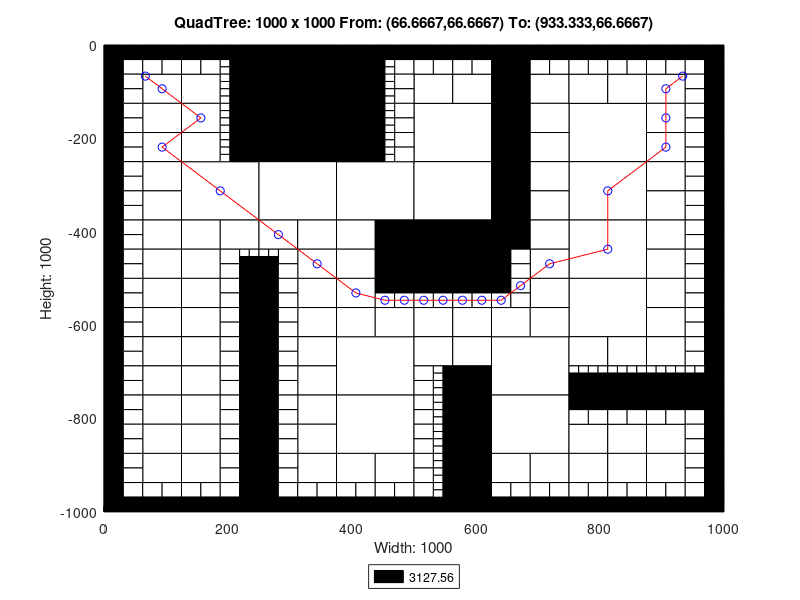

Here is the MATLAB script that generated this plot:
axis([0 1000 -1000 0]);
title('QuadTree: 1000 x 1000 From: (66.6667,66.6667) To: (933.333,66.6667)');
xlabel('Width: 1000');
ylabel('Height: 1000');
rectangle('Position',[250 -125 125 125], 'FaceColor',[0 0 0]);
rectangle('Position',[250 -250 125 125], 'FaceColor',[0 0 0]);
rectangle('Position',[125 -375 125 125], 'FaceColor',[1 1 1]);
rectangle('Position',[250 -375 125 125], 'FaceColor',[1 1 1]);
rectangle('Position',[375 -375 125 125], 'FaceColor',[1 1 1]);
rectangle('Position',[500 -250 125 125], 'FaceColor',[1 1 1]);
rectangle('Position',[750 -250 125 125], 'FaceColor',[1 1 1]);
rectangle('Position',[500 -375 125 125], 'FaceColor',[1 1 1]);
rectangle('Position',[500 -500 125 125], 'FaceColor',[0 0 0]);
rectangle('Position',[750 -375 125 125], 'FaceColor',[1 1 1]);
rectangle('Position',[750 -500 125 125], 'FaceColor',[1 1 1]);
rectangle('Position',[375 -750 125 125], 'FaceColor',[1 1 1]);
rectangle('Position',[375 -875 125 125], 'FaceColor',[1 1 1]);
rectangle('Position',[625 -750 125 125], 'FaceColor',[1 1 1]);
rectangle('Position',[750 -625 125 125], 'FaceColor',[1 1 1]);
rectangle('Position',[625 -875 125 125], 'FaceColor',[1 1 1]);
rectangle('Position',[62.5 -125 62.5 62.5], 'FaceColor',[1 1 1]);
rectangle('Position',[125 -125 62.5 62.5], 'FaceColor',[1 1 1]);
rectangle('Position',[62.5 -187.5 62.5 62.5], 'FaceColor',[1 1 1]);
rectangle('Position',[62.5 -250 62.5 62.5], 'FaceColor',[1 1 1]);
rectangle('Position',[125 -187.5 62.5 62.5], 'FaceColor',[1 1 1]);
rectangle('Position',[125 -250 62.5 62.5], 'FaceColor',[1 1 1]);
rectangle('Position',[375 -62.5 62.5 62.5], 'FaceColor',[0 0 0]);
rectangle('Position',[375 -125 62.5 62.5], 'FaceColor',[0 0 0]);
rectangle('Position',[375 -187.5 62.5 62.5], 'FaceColor',[0 0 0]);
rectangle('Position',[375 -250 62.5 62.5], 'FaceColor',[0 0 0]);
rectangle('Position',[62.5 -312.5 62.5 62.5], 'FaceColor',[1 1 1]);
rectangle('Position',[62.5 -375 62.5 62.5], 'FaceColor',[1 1 1]);
rectangle('Position',[62.5 -437.5 62.5 62.5], 'FaceColor',[1 1 1]);
rectangle('Position',[62.5 -500 62.5 62.5], 'FaceColor',[1 1 1]);
rectangle('Position',[125 -437.5 62.5 62.5], 'FaceColor',[1 1 1]);
rectangle('Position',[187.5 -437.5 62.5 62.5], 'FaceColor',[1 1 1]);
rectangle('Position',[125 -500 62.5 62.5], 'FaceColor',[1 1 1]);
rectangle('Position',[250 -437.5 62.5 62.5], 'FaceColor',[1 1 1]);
rectangle('Position',[312.5 -437.5 62.5 62.5], 'FaceColor',[1 1 1]);
rectangle('Position',[312.5 -500 62.5 62.5], 'FaceColor',[1 1 1]);
rectangle('Position',[375 -437.5 62.5 62.5], 'FaceColor',[1 1 1]);
rectangle('Position',[437.5 -437.5 62.5 62.5], 'FaceColor',[0 0 0]);
rectangle('Position',[375 -500 62.5 62.5], 'FaceColor',[1 1 1]);
rectangle('Position',[437.5 -500 62.5 62.5], 'FaceColor',[0 0 0]);
rectangle('Position',[500 -125 62.5 62.5], 'FaceColor',[1 1 1]);
rectangle('Position',[562.5 -125 62.5 62.5], 'FaceColor',[1 1 1]);
rectangle('Position',[625 -62.5 62.5 62.5], 'FaceColor',[0 0 0]);
rectangle('Position',[625 -125 62.5 62.5], 'FaceColor',[0 0 0]);
rectangle('Position',[687.5 -125 62.5 62.5], 'FaceColor',[1 1 1]);
rectangle('Position',[625 -187.5 62.5 62.5], 'FaceColor',[0 0 0]);
rectangle('Position',[687.5 -187.5 62.5 62.5], 'FaceColor',[1 1 1]);
rectangle('Position',[625 -250 62.5 62.5], 'FaceColor',[0 0 0]);
rectangle('Position',[687.5 -250 62.5 62.5], 'FaceColor',[1 1 1]);
rectangle('Position',[750 -125 62.5 62.5], 'FaceColor',[1 1 1]);
rectangle('Position',[812.5 -125 62.5 62.5], 'FaceColor',[1 1 1]);
rectangle('Position',[875 -125 62.5 62.5], 'FaceColor',[1 1 1]);
rectangle('Position',[875 -187.5 62.5 62.5], 'FaceColor',[1 1 1]);
rectangle('Position',[875 -250 62.5 62.5], 'FaceColor',[1 1 1]);
rectangle('Position',[625 -312.5 62.5 62.5], 'FaceColor',[0 0 0]);
rectangle('Position',[687.5 -312.5 62.5 62.5], 'FaceColor',[1 1 1]);
rectangle('Position',[625 -375 62.5 62.5], 'FaceColor',[0 0 0]);
rectangle('Position',[687.5 -375 62.5 62.5], 'FaceColor',[1 1 1]);
rectangle('Position',[625 -437.5 62.5 62.5], 'FaceColor',[0 0 0]);
rectangle('Position',[687.5 -437.5 62.5 62.5], 'FaceColor',[1 1 1]);
rectangle('Position',[687.5 -500 62.5 62.5], 'FaceColor',[1 1 1]);
rectangle('Position',[875 -312.5 62.5 62.5], 'FaceColor',[1 1 1]);
rectangle('Position',[875 -375 62.5 62.5], 'FaceColor',[1 1 1]);
rectangle('Position',[875 -437.5 62.5 62.5], 'FaceColor',[1 1 1]);
rectangle('Position',[875 -500 62.5 62.5], 'FaceColor',[1 1 1]);
rectangle('Position',[62.5 -562.5 62.5 62.5], 'FaceColor',[1 1 1]);
rectangle('Position',[62.5 -625 62.5 62.5], 'FaceColor',[1 1 1]);
rectangle('Position',[125 -562.5 62.5 62.5], 'FaceColor',[1 1 1]);
rectangle('Position',[125 -625 62.5 62.5], 'FaceColor',[1 1 1]);
rectangle('Position',[62.5 -687.5 62.5 62.5], 'FaceColor',[1 1 1]);
rectangle('Position',[62.5 -750 62.5 62.5], 'FaceColor',[1 1 1]);
rectangle('Position',[125 -687.5 62.5 62.5], 'FaceColor',[1 1 1]);
rectangle('Position',[125 -750 62.5 62.5], 'FaceColor',[1 1 1]);
rectangle('Position',[312.5 -562.5 62.5 62.5], 'FaceColor',[1 1 1]);
rectangle('Position',[312.5 -625 62.5 62.5], 'FaceColor',[1 1 1]);
rectangle('Position',[375 -562.5 62.5 62.5], 'FaceColor',[1 1 1]);
rectangle('Position',[375 -625 62.5 62.5], 'FaceColor',[1 1 1]);
rectangle('Position',[437.5 -625 62.5 62.5], 'FaceColor',[1 1 1]);
rectangle('Position',[312.5 -687.5 62.5 62.5], 'FaceColor',[1 1 1]);
rectangle('Position',[312.5 -750 62.5 62.5], 'FaceColor',[1 1 1]);
rectangle('Position',[62.5 -812.5 62.5 62.5], 'FaceColor',[1 1 1]);
rectangle('Position',[62.5 -875 62.5 62.5], 'FaceColor',[1 1 1]);
rectangle('Position',[125 -812.5 62.5 62.5], 'FaceColor',[1 1 1]);
rectangle('Position',[125 -875 62.5 62.5], 'FaceColor',[1 1 1]);
rectangle('Position',[62.5 -937.5 62.5 62.5], 'FaceColor',[1 1 1]);
rectangle('Position',[125 -937.5 62.5 62.5], 'FaceColor',[1 1 1]);
rectangle('Position',[312.5 -812.5 62.5 62.5], 'FaceColor',[1 1 1]);
rectangle('Position',[312.5 -875 62.5 62.5], 'FaceColor',[1 1 1]);
rectangle('Position',[312.5 -937.5 62.5 62.5], 'FaceColor',[1 1 1]);
rectangle('Position',[375 -937.5 62.5 62.5], 'FaceColor',[1 1 1]);
rectangle('Position',[437.5 -937.5 62.5 62.5], 'FaceColor',[1 1 1]);
rectangle('Position',[500 -625 62.5 62.5], 'FaceColor',[1 1 1]);
rectangle('Position',[562.5 -625 62.5 62.5], 'FaceColor',[1 1 1]);
rectangle('Position',[687.5 -562.5 62.5 62.5], 'FaceColor',[1 1 1]);
rectangle('Position',[625 -625 62.5 62.5], 'FaceColor',[1 1 1]);
rectangle('Position',[687.5 -625 62.5 62.5], 'FaceColor',[1 1 1]);
rectangle('Position',[500 -687.5 62.5 62.5], 'FaceColor',[1 1 1]);
rectangle('Position',[562.5 -687.5 62.5 62.5], 'FaceColor',[1 1 1]);
rectangle('Position',[562.5 -750 62.5 62.5], 'FaceColor',[0 0 0]);
rectangle('Position',[875 -562.5 62.5 62.5], 'FaceColor',[1 1 1]);
rectangle('Position',[875 -625 62.5 62.5], 'FaceColor',[1 1 1]);
rectangle('Position',[750 -687.5 62.5 62.5], 'FaceColor',[1 1 1]);
rectangle('Position',[812.5 -687.5 62.5 62.5], 'FaceColor',[1 1 1]);
rectangle('Position',[875 -687.5 62.5 62.5], 'FaceColor',[1 1 1]);
rectangle('Position',[562.5 -812.5 62.5 62.5], 'FaceColor',[0 0 0]);
rectangle('Position',[562.5 -875 62.5 62.5], 'FaceColor',[0 0 0]);
rectangle('Position',[562.5 -937.5 62.5 62.5], 'FaceColor',[0 0 0]);
rectangle('Position',[562.5 -1000 62.5 62.5], 'FaceColor',[0 0 0]);
rectangle('Position',[625 -937.5 62.5 62.5], 'FaceColor',[1 1 1]);
rectangle('Position',[687.5 -937.5 62.5 62.5], 'FaceColor',[1 1 1]);
rectangle('Position',[750 -875 62.5 62.5], 'FaceColor',[1 1 1]);
rectangle('Position',[812.5 -875 62.5 62.5], 'FaceColor',[1 1 1]);
rectangle('Position',[875 -875 62.5 62.5], 'FaceColor',[1 1 1]);
rectangle('Position',[750 -937.5 62.5 62.5], 'FaceColor',[1 1 1]);
rectangle('Position',[812.5 -937.5 62.5 62.5], 'FaceColor',[1 1 1]);
rectangle('Position',[875 -937.5 62.5 62.5], 'FaceColor',[1 1 1]);
rectangle('Position',[0 -31.25 31.25 31.25], 'FaceColor',[0 0 0]);
rectangle('Position',[31.25 -31.25 31.25 31.25], 'FaceColor',[0 0 0]);
rectangle('Position',[0 -62.5 31.25 31.25], 'FaceColor',[0 0 0]);
rectangle('Position',[31.25 -62.5 31.25 31.25], 'FaceColor',[1 1 1]);
rectangle('Position',[62.5 -31.25 31.25 31.25], 'FaceColor',[0 0 0]);
rectangle('Position',[93.75 -31.25 31.25 31.25], 'FaceColor',[0 0 0]);
rectangle('Position',[62.5 -62.5 31.25 31.25], 'FaceColor',[1 1 1]);
rectangle('Position',[93.75 -62.5 31.25 31.25], 'FaceColor',[1 1 1]);
rectangle('Position',[0 -93.75 31.25 31.25], 'FaceColor',[0 0 0]);
rectangle('Position',[31.25 -93.75 31.25 31.25], 'FaceColor',[1 1 1]);
rectangle('Position',[0 -125 31.25 31.25], 'FaceColor',[0 0 0]);
rectangle('Position',[31.25 -125 31.25 31.25], 'FaceColor',[1 1 1]);
rectangle('Position',[125 -31.25 31.25 31.25], 'FaceColor',[0 0 0]);
rectangle('Position',[156.25 -31.25 31.25 31.25], 'FaceColor',[0 0 0]);
rectangle('Position',[125 -62.5 31.25 31.25], 'FaceColor',[1 1 1]);
rectangle('Position',[156.25 -62.5 31.25 31.25], 'FaceColor',[1 1 1]);
rectangle('Position',[187.5 -31.25 31.25 31.25], 'FaceColor',[0 0 0]);
rectangle('Position',[218.75 -31.25 31.25 31.25], 'FaceColor',[0 0 0]);
rectangle('Position',[218.75 -62.5 31.25 31.25], 'FaceColor',[0 0 0]);
rectangle('Position',[218.75 -93.75 31.25 31.25], 'FaceColor',[0 0 0]);
rectangle('Position',[218.75 -125 31.25 31.25], 'FaceColor',[0 0 0]);
rectangle('Position',[0 -156.25 31.25 31.25], 'FaceColor',[0 0 0]);
rectangle('Position',[31.25 -156.25 31.25 31.25], 'FaceColor',[1 1 1]);
rectangle('Position',[0 -187.5 31.25 31.25], 'FaceColor',[0 0 0]);
rectangle('Position',[31.25 -187.5 31.25 31.25], 'FaceColor',[1 1 1]);
rectangle('Position',[0 -218.75 31.25 31.25], 'FaceColor',[0 0 0]);
rectangle('Position',[31.25 -218.75 31.25 31.25], 'FaceColor',[1 1 1]);
rectangle('Position',[0 -250 31.25 31.25], 'FaceColor',[0 0 0]);
rectangle('Position',[31.25 -250 31.25 31.25], 'FaceColor',[1 1 1]);
rectangle('Position',[218.75 -156.25 31.25 31.25], 'FaceColor',[0 0 0]);
rectangle('Position',[218.75 -187.5 31.25 31.25], 'FaceColor',[0 0 0]);
rectangle('Position',[218.75 -218.75 31.25 31.25], 'FaceColor',[0 0 0]);
rectangle('Position',[218.75 -250 31.25 31.25], 'FaceColor',[0 0 0]);
rectangle('Position',[437.5 -31.25 31.25 31.25], 'FaceColor',[0 0 0]);
rectangle('Position',[468.75 -31.25 31.25 31.25], 'FaceColor',[0 0 0]);
rectangle('Position',[468.75 -62.5 31.25 31.25], 'FaceColor',[1 1 1]);
rectangle('Position',[468.75 -93.75 31.25 31.25], 'FaceColor',[1 1 1]);
rectangle('Position',[468.75 -125 31.25 31.25], 'FaceColor',[1 1 1]);
rectangle('Position',[468.75 -156.25 31.25 31.25], 'FaceColor',[1 1 1]);
rectangle('Position',[468.75 -187.5 31.25 31.25], 'FaceColor',[1 1 1]);
rectangle('Position',[468.75 -218.75 31.25 31.25], 'FaceColor',[1 1 1]);
rectangle('Position',[468.75 -250 31.25 31.25], 'FaceColor',[1 1 1]);
rectangle('Position',[0 -281.25 31.25 31.25], 'FaceColor',[0 0 0]);
rectangle('Position',[31.25 -281.25 31.25 31.25], 'FaceColor',[1 1 1]);
rectangle('Position',[0 -312.5 31.25 31.25], 'FaceColor',[0 0 0]);
rectangle('Position',[31.25 -312.5 31.25 31.25], 'FaceColor',[1 1 1]);
rectangle('Position',[0 -343.75 31.25 31.25], 'FaceColor',[0 0 0]);
rectangle('Position',[31.25 -343.75 31.25 31.25], 'FaceColor',[1 1 1]);
rectangle('Position',[0 -375 31.25 31.25], 'FaceColor',[0 0 0]);
rectangle('Position',[31.25 -375 31.25 31.25], 'FaceColor',[1 1 1]);
rectangle('Position',[0 -406.25 31.25 31.25], 'FaceColor',[0 0 0]);
rectangle('Position',[31.25 -406.25 31.25 31.25], 'FaceColor',[1 1 1]);
rectangle('Position',[0 -437.5 31.25 31.25], 'FaceColor',[0 0 0]);
rectangle('Position',[31.25 -437.5 31.25 31.25], 'FaceColor',[1 1 1]);
rectangle('Position',[0 -468.75 31.25 31.25], 'FaceColor',[0 0 0]);
rectangle('Position',[31.25 -468.75 31.25 31.25], 'FaceColor',[1 1 1]);
rectangle('Position',[0 -500 31.25 31.25], 'FaceColor',[0 0 0]);
rectangle('Position',[31.25 -500 31.25 31.25], 'FaceColor',[1 1 1]);
rectangle('Position',[187.5 -468.75 31.25 31.25], 'FaceColor',[1 1 1]);
rectangle('Position',[187.5 -500 31.25 31.25], 'FaceColor',[1 1 1]);
rectangle('Position',[218.75 -500 31.25 31.25], 'FaceColor',[0 0 0]);
rectangle('Position',[281.25 -468.75 31.25 31.25], 'FaceColor',[1 1 1]);
rectangle('Position',[250 -500 31.25 31.25], 'FaceColor',[0 0 0]);
rectangle('Position',[281.25 -500 31.25 31.25], 'FaceColor',[1 1 1]);
rectangle('Position',[500 -31.25 31.25 31.25], 'FaceColor',[0 0 0]);
rectangle('Position',[531.25 -31.25 31.25 31.25], 'FaceColor',[0 0 0]);
rectangle('Position',[500 -62.5 31.25 31.25], 'FaceColor',[1 1 1]);
rectangle('Position',[531.25 -62.5 31.25 31.25], 'FaceColor',[1 1 1]);
rectangle('Position',[562.5 -31.25 31.25 31.25], 'FaceColor',[0 0 0]);
rectangle('Position',[593.75 -31.25 31.25 31.25], 'FaceColor',[0 0 0]);
rectangle('Position',[562.5 -62.5 31.25 31.25], 'FaceColor',[1 1 1]);
rectangle('Position',[593.75 -62.5 31.25 31.25], 'FaceColor',[1 1 1]);
rectangle('Position',[687.5 -31.25 31.25 31.25], 'FaceColor',[0 0 0]);
rectangle('Position',[718.75 -31.25 31.25 31.25], 'FaceColor',[0 0 0]);
rectangle('Position',[687.5 -62.5 31.25 31.25], 'FaceColor',[1 1 1]);
rectangle('Position',[718.75 -62.5 31.25 31.25], 'FaceColor',[1 1 1]);
rectangle('Position',[750 -31.25 31.25 31.25], 'FaceColor',[0 0 0]);
rectangle('Position',[781.25 -31.25 31.25 31.25], 'FaceColor',[0 0 0]);
rectangle('Position',[750 -62.5 31.25 31.25], 'FaceColor',[1 1 1]);
rectangle('Position',[781.25 -62.5 31.25 31.25], 'FaceColor',[1 1 1]);
rectangle('Position',[812.5 -31.25 31.25 31.25], 'FaceColor',[0 0 0]);
rectangle('Position',[843.75 -31.25 31.25 31.25], 'FaceColor',[0 0 0]);
rectangle('Position',[812.5 -62.5 31.25 31.25], 'FaceColor',[1 1 1]);
rectangle('Position',[843.75 -62.5 31.25 31.25], 'FaceColor',[1 1 1]);
rectangle('Position',[875 -31.25 31.25 31.25], 'FaceColor',[0 0 0]);
rectangle('Position',[906.25 -31.25 31.25 31.25], 'FaceColor',[0 0 0]);
rectangle('Position',[875 -62.5 31.25 31.25], 'FaceColor',[1 1 1]);
rectangle('Position',[906.25 -62.5 31.25 31.25], 'FaceColor',[1 1 1]);
rectangle('Position',[937.5 -31.25 31.25 31.25], 'FaceColor',[0 0 0]);
rectangle('Position',[968.75 -31.25 31.25 31.25], 'FaceColor',[0 0 0]);
rectangle('Position',[937.5 -62.5 31.25 31.25], 'FaceColor',[1 1 1]);
rectangle('Position',[968.75 -62.5 31.25 31.25], 'FaceColor',[0 0 0]);
rectangle('Position',[937.5 -93.75 31.25 31.25], 'FaceColor',[1 1 1]);
rectangle('Position',[968.75 -93.75 31.25 31.25], 'FaceColor',[0 0 0]);
rectangle('Position',[937.5 -125 31.25 31.25], 'FaceColor',[1 1 1]);
rectangle('Position',[968.75 -125 31.25 31.25], 'FaceColor',[0 0 0]);
rectangle('Position',[937.5 -156.25 31.25 31.25], 'FaceColor',[1 1 1]);
rectangle('Position',[968.75 -156.25 31.25 31.25], 'FaceColor',[0 0 0]);
rectangle('Position',[937.5 -187.5 31.25 31.25], 'FaceColor',[1 1 1]);
rectangle('Position',[968.75 -187.5 31.25 31.25], 'FaceColor',[0 0 0]);
rectangle('Position',[937.5 -218.75 31.25 31.25], 'FaceColor',[1 1 1]);
rectangle('Position',[968.75 -218.75 31.25 31.25], 'FaceColor',[0 0 0]);
rectangle('Position',[937.5 -250 31.25 31.25], 'FaceColor',[1 1 1]);
rectangle('Position',[968.75 -250 31.25 31.25], 'FaceColor',[0 0 0]);
rectangle('Position',[625 -468.75 31.25 31.25], 'FaceColor',[0 0 0]);
rectangle('Position',[656.25 -468.75 31.25 31.25], 'FaceColor',[1 1 1]);
rectangle('Position',[625 -500 31.25 31.25], 'FaceColor',[0 0 0]);
rectangle('Position',[656.25 -500 31.25 31.25], 'FaceColor',[1 1 1]);
rectangle('Position',[937.5 -281.25 31.25 31.25], 'FaceColor',[1 1 1]);
rectangle('Position',[968.75 -281.25 31.25 31.25], 'FaceColor',[0 0 0]);
rectangle('Position',[937.5 -312.5 31.25 31.25], 'FaceColor',[1 1 1]);
rectangle('Position',[968.75 -312.5 31.25 31.25], 'FaceColor',[0 0 0]);
rectangle('Position',[937.5 -343.75 31.25 31.25], 'FaceColor',[1 1 1]);
rectangle('Position',[968.75 -343.75 31.25 31.25], 'FaceColor',[0 0 0]);
rectangle('Position',[937.5 -375 31.25 31.25], 'FaceColor',[1 1 1]);
rectangle('Position',[968.75 -375 31.25 31.25], 'FaceColor',[0 0 0]);
rectangle('Position',[937.5 -406.25 31.25 31.25], 'FaceColor',[1 1 1]);
rectangle('Position',[968.75 -406.25 31.25 31.25], 'FaceColor',[0 0 0]);
rectangle('Position',[937.5 -437.5 31.25 31.25], 'FaceColor',[1 1 1]);
rectangle('Position',[968.75 -437.5 31.25 31.25], 'FaceColor',[0 0 0]);
rectangle('Position',[937.5 -468.75 31.25 31.25], 'FaceColor',[1 1 1]);
rectangle('Position',[968.75 -468.75 31.25 31.25], 'FaceColor',[0 0 0]);
rectangle('Position',[937.5 -500 31.25 31.25], 'FaceColor',[1 1 1]);
rectangle('Position',[968.75 -500 31.25 31.25], 'FaceColor',[0 0 0]);
rectangle('Position',[0 -531.25 31.25 31.25], 'FaceColor',[0 0 0]);
rectangle('Position',[31.25 -531.25 31.25 31.25], 'FaceColor',[1 1 1]);
rectangle('Position',[0 -562.5 31.25 31.25], 'FaceColor',[0 0 0]);
rectangle('Position',[31.25 -562.5 31.25 31.25], 'FaceColor',[1 1 1]);
rectangle('Position',[0 -593.75 31.25 31.25], 'FaceColor',[0 0 0]);
rectangle('Position',[31.25 -593.75 31.25 31.25], 'FaceColor',[1 1 1]);
rectangle('Position',[0 -625 31.25 31.25], 'FaceColor',[0 0 0]);
rectangle('Position',[31.25 -625 31.25 31.25], 'FaceColor',[1 1 1]);
rectangle('Position',[187.5 -531.25 31.25 31.25], 'FaceColor',[1 1 1]);
rectangle('Position',[218.75 -531.25 31.25 31.25], 'FaceColor',[0 0 0]);
rectangle('Position',[187.5 -562.5 31.25 31.25], 'FaceColor',[1 1 1]);
rectangle('Position',[218.75 -562.5 31.25 31.25], 'FaceColor',[0 0 0]);
rectangle('Position',[187.5 -593.75 31.25 31.25], 'FaceColor',[1 1 1]);
rectangle('Position',[218.75 -593.75 31.25 31.25], 'FaceColor',[0 0 0]);
rectangle('Position',[187.5 -625 31.25 31.25], 'FaceColor',[1 1 1]);
rectangle('Position',[218.75 -625 31.25 31.25], 'FaceColor',[0 0 0]);
rectangle('Position',[0 -656.25 31.25 31.25], 'FaceColor',[0 0 0]);
rectangle('Position',[31.25 -656.25 31.25 31.25], 'FaceColor',[1 1 1]);
rectangle('Position',[0 -687.5 31.25 31.25], 'FaceColor',[0 0 0]);
rectangle('Position',[31.25 -687.5 31.25 31.25], 'FaceColor',[1 1 1]);
rectangle('Position',[0 -718.75 31.25 31.25], 'FaceColor',[0 0 0]);
rectangle('Position',[31.25 -718.75 31.25 31.25], 'FaceColor',[1 1 1]);
rectangle('Position',[0 -750 31.25 31.25], 'FaceColor',[0 0 0]);
rectangle('Position',[31.25 -750 31.25 31.25], 'FaceColor',[1 1 1]);
rectangle('Position',[187.5 -656.25 31.25 31.25], 'FaceColor',[1 1 1]);
rectangle('Position',[218.75 -656.25 31.25 31.25], 'FaceColor',[0 0 0]);
rectangle('Position',[187.5 -687.5 31.25 31.25], 'FaceColor',[1 1 1]);
rectangle('Position',[218.75 -687.5 31.25 31.25], 'FaceColor',[0 0 0]);
rectangle('Position',[187.5 -718.75 31.25 31.25], 'FaceColor',[1 1 1]);
rectangle('Position',[218.75 -718.75 31.25 31.25], 'FaceColor',[0 0 0]);
rectangle('Position',[187.5 -750 31.25 31.25], 'FaceColor',[1 1 1]);
rectangle('Position',[218.75 -750 31.25 31.25], 'FaceColor',[0 0 0]);
rectangle('Position',[250 -531.25 31.25 31.25], 'FaceColor',[0 0 0]);
rectangle('Position',[281.25 -531.25 31.25 31.25], 'FaceColor',[1 1 1]);
rectangle('Position',[250 -562.5 31.25 31.25], 'FaceColor',[0 0 0]);
rectangle('Position',[281.25 -562.5 31.25 31.25], 'FaceColor',[1 1 1]);
rectangle('Position',[250 -593.75 31.25 31.25], 'FaceColor',[0 0 0]);
rectangle('Position',[281.25 -593.75 31.25 31.25], 'FaceColor',[1 1 1]);
rectangle('Position',[250 -625 31.25 31.25], 'FaceColor',[0 0 0]);
rectangle('Position',[281.25 -625 31.25 31.25], 'FaceColor',[1 1 1]);
rectangle('Position',[437.5 -531.25 31.25 31.25], 'FaceColor',[0 0 0]);
rectangle('Position',[468.75 -531.25 31.25 31.25], 'FaceColor',[0 0 0]);
rectangle('Position',[437.5 -562.5 31.25 31.25], 'FaceColor',[1 1 1]);
rectangle('Position',[468.75 -562.5 31.25 31.25], 'FaceColor',[1 1 1]);
rectangle('Position',[250 -656.25 31.25 31.25], 'FaceColor',[0 0 0]);
rectangle('Position',[281.25 -656.25 31.25 31.25], 'FaceColor',[1 1 1]);
rectangle('Position',[250 -687.5 31.25 31.25], 'FaceColor',[0 0 0]);
rectangle('Position',[281.25 -687.5 31.25 31.25], 'FaceColor',[1 1 1]);
rectangle('Position',[250 -718.75 31.25 31.25], 'FaceColor',[0 0 0]);
rectangle('Position',[281.25 -718.75 31.25 31.25], 'FaceColor',[1 1 1]);
rectangle('Position',[250 -750 31.25 31.25], 'FaceColor',[0 0 0]);
rectangle('Position',[281.25 -750 31.25 31.25], 'FaceColor',[1 1 1]);
rectangle('Position',[0 -781.25 31.25 31.25], 'FaceColor',[0 0 0]);
rectangle('Position',[31.25 -781.25 31.25 31.25], 'FaceColor',[1 1 1]);
rectangle('Position',[0 -812.5 31.25 31.25], 'FaceColor',[0 0 0]);
rectangle('Position',[31.25 -812.5 31.25 31.25], 'FaceColor',[1 1 1]);
rectangle('Position',[0 -843.75 31.25 31.25], 'FaceColor',[0 0 0]);
rectangle('Position',[31.25 -843.75 31.25 31.25], 'FaceColor',[1 1 1]);
rectangle('Position',[0 -875 31.25 31.25], 'FaceColor',[0 0 0]);
rectangle('Position',[31.25 -875 31.25 31.25], 'FaceColor',[1 1 1]);
rectangle('Position',[187.5 -781.25 31.25 31.25], 'FaceColor',[1 1 1]);
rectangle('Position',[218.75 -781.25 31.25 31.25], 'FaceColor',[0 0 0]);
rectangle('Position',[187.5 -812.5 31.25 31.25], 'FaceColor',[1 1 1]);
rectangle('Position',[218.75 -812.5 31.25 31.25], 'FaceColor',[0 0 0]);
rectangle('Position',[187.5 -843.75 31.25 31.25], 'FaceColor',[1 1 1]);
rectangle('Position',[218.75 -843.75 31.25 31.25], 'FaceColor',[0 0 0]);
rectangle('Position',[187.5 -875 31.25 31.25], 'FaceColor',[1 1 1]);
rectangle('Position',[218.75 -875 31.25 31.25], 'FaceColor',[0 0 0]);
rectangle('Position',[0 -906.25 31.25 31.25], 'FaceColor',[0 0 0]);
rectangle('Position',[31.25 -906.25 31.25 31.25], 'FaceColor',[1 1 1]);
rectangle('Position',[0 -937.5 31.25 31.25], 'FaceColor',[0 0 0]);
rectangle('Position',[31.25 -937.5 31.25 31.25], 'FaceColor',[1 1 1]);
rectangle('Position',[0 -968.75 31.25 31.25], 'FaceColor',[0 0 0]);
rectangle('Position',[31.25 -968.75 31.25 31.25], 'FaceColor',[1 1 1]);
rectangle('Position',[0 -1000 31.25 31.25], 'FaceColor',[0 0 0]);
rectangle('Position',[31.25 -1000 31.25 31.25], 'FaceColor',[0 0 0]);
rectangle('Position',[62.5 -968.75 31.25 31.25], 'FaceColor',[1 1 1]);
rectangle('Position',[93.75 -968.75 31.25 31.25], 'FaceColor',[1 1 1]);
rectangle('Position',[62.5 -1000 31.25 31.25], 'FaceColor',[0 0 0]);
rectangle('Position',[93.75 -1000 31.25 31.25], 'FaceColor',[0 0 0]);
rectangle('Position',[187.5 -906.25 31.25 31.25], 'FaceColor',[1 1 1]);
rectangle('Position',[218.75 -906.25 31.25 31.25], 'FaceColor',[0 0 0]);
rectangle('Position',[187.5 -937.5 31.25 31.25], 'FaceColor',[1 1 1]);
rectangle('Position',[218.75 -937.5 31.25 31.25], 'FaceColor',[0 0 0]);
rectangle('Position',[125 -968.75 31.25 31.25], 'FaceColor',[1 1 1]);
rectangle('Position',[156.25 -968.75 31.25 31.25], 'FaceColor',[1 1 1]);
rectangle('Position',[125 -1000 31.25 31.25], 'FaceColor',[0 0 0]);
rectangle('Position',[156.25 -1000 31.25 31.25], 'FaceColor',[0 0 0]);
rectangle('Position',[187.5 -968.75 31.25 31.25], 'FaceColor',[1 1 1]);
rectangle('Position',[218.75 -968.75 31.25 31.25], 'FaceColor',[0 0 0]);
rectangle('Position',[187.5 -1000 31.25 31.25], 'FaceColor',[0 0 0]);
rectangle('Position',[218.75 -1000 31.25 31.25], 'FaceColor',[0 0 0]);
rectangle('Position',[250 -781.25 31.25 31.25], 'FaceColor',[0 0 0]);
rectangle('Position',[281.25 -781.25 31.25 31.25], 'FaceColor',[1 1 1]);
rectangle('Position',[250 -812.5 31.25 31.25], 'FaceColor',[0 0 0]);
rectangle('Position',[281.25 -812.5 31.25 31.25], 'FaceColor',[1 1 1]);
rectangle('Position',[250 -843.75 31.25 31.25], 'FaceColor',[0 0 0]);
rectangle('Position',[281.25 -843.75 31.25 31.25], 'FaceColor',[1 1 1]);
rectangle('Position',[250 -875 31.25 31.25], 'FaceColor',[0 0 0]);
rectangle('Position',[281.25 -875 31.25 31.25], 'FaceColor',[1 1 1]);
rectangle('Position',[250 -906.25 31.25 31.25], 'FaceColor',[0 0 0]);
rectangle('Position',[281.25 -906.25 31.25 31.25], 'FaceColor',[1 1 1]);
rectangle('Position',[250 -937.5 31.25 31.25], 'FaceColor',[0 0 0]);
rectangle('Position',[281.25 -937.5 31.25 31.25], 'FaceColor',[1 1 1]);
rectangle('Position',[250 -968.75 31.25 31.25], 'FaceColor',[0 0 0]);
rectangle('Position',[281.25 -968.75 31.25 31.25], 'FaceColor',[1 1 1]);
rectangle('Position',[250 -1000 31.25 31.25], 'FaceColor',[0 0 0]);
rectangle('Position',[281.25 -1000 31.25 31.25], 'FaceColor',[0 0 0]);
rectangle('Position',[312.5 -968.75 31.25 31.25], 'FaceColor',[1 1 1]);
rectangle('Position',[343.75 -968.75 31.25 31.25], 'FaceColor',[1 1 1]);
rectangle('Position',[312.5 -1000 31.25 31.25], 'FaceColor',[0 0 0]);
rectangle('Position',[343.75 -1000 31.25 31.25], 'FaceColor',[0 0 0]);
rectangle('Position',[375 -968.75 31.25 31.25], 'FaceColor',[1 1 1]);
rectangle('Position',[406.25 -968.75 31.25 31.25], 'FaceColor',[1 1 1]);
rectangle('Position',[375 -1000 31.25 31.25], 'FaceColor',[0 0 0]);
rectangle('Position',[406.25 -1000 31.25 31.25], 'FaceColor',[0 0 0]);
rectangle('Position',[437.5 -968.75 31.25 31.25], 'FaceColor',[1 1 1]);
rectangle('Position',[468.75 -968.75 31.25 31.25], 'FaceColor',[1 1 1]);
rectangle('Position',[437.5 -1000 31.25 31.25], 'FaceColor',[0 0 0]);
rectangle('Position',[468.75 -1000 31.25 31.25], 'FaceColor',[0 0 0]);
rectangle('Position',[500 -531.25 31.25 31.25], 'FaceColor',[0 0 0]);
rectangle('Position',[531.25 -531.25 31.25 31.25], 'FaceColor',[0 0 0]);
rectangle('Position',[500 -562.5 31.25 31.25], 'FaceColor',[1 1 1]);
rectangle('Position',[531.25 -562.5 31.25 31.25], 'FaceColor',[1 1 1]);
rectangle('Position',[562.5 -531.25 31.25 31.25], 'FaceColor',[0 0 0]);
rectangle('Position',[593.75 -531.25 31.25 31.25], 'FaceColor',[0 0 0]);
rectangle('Position',[562.5 -562.5 31.25 31.25], 'FaceColor',[1 1 1]);
rectangle('Position',[593.75 -562.5 31.25 31.25], 'FaceColor',[1 1 1]);
rectangle('Position',[625 -531.25 31.25 31.25], 'FaceColor',[0 0 0]);
rectangle('Position',[656.25 -531.25 31.25 31.25], 'FaceColor',[1 1 1]);
rectangle('Position',[625 -562.5 31.25 31.25], 'FaceColor',[1 1 1]);
rectangle('Position',[656.25 -562.5 31.25 31.25], 'FaceColor',[1 1 1]);
rectangle('Position',[500 -718.75 31.25 31.25], 'FaceColor',[1 1 1]);
rectangle('Position',[500 -750 31.25 31.25], 'FaceColor',[1 1 1]);
rectangle('Position',[937.5 -531.25 31.25 31.25], 'FaceColor',[1 1 1]);
rectangle('Position',[968.75 -531.25 31.25 31.25], 'FaceColor',[0 0 0]);
rectangle('Position',[937.5 -562.5 31.25 31.25], 'FaceColor',[1 1 1]);
rectangle('Position',[968.75 -562.5 31.25 31.25], 'FaceColor',[0 0 0]);
rectangle('Position',[937.5 -593.75 31.25 31.25], 'FaceColor',[1 1 1]);
rectangle('Position',[968.75 -593.75 31.25 31.25], 'FaceColor',[0 0 0]);
rectangle('Position',[937.5 -625 31.25 31.25], 'FaceColor',[1 1 1]);
rectangle('Position',[968.75 -625 31.25 31.25], 'FaceColor',[0 0 0]);
rectangle('Position',[750 -750 31.25 31.25], 'FaceColor',[0 0 0]);
rectangle('Position',[781.25 -750 31.25 31.25], 'FaceColor',[0 0 0]);
rectangle('Position',[812.5 -750 31.25 31.25], 'FaceColor',[0 0 0]);
rectangle('Position',[843.75 -750 31.25 31.25], 'FaceColor',[0 0 0]);
rectangle('Position',[937.5 -656.25 31.25 31.25], 'FaceColor',[1 1 1]);
rectangle('Position',[968.75 -656.25 31.25 31.25], 'FaceColor',[0 0 0]);
rectangle('Position',[937.5 -687.5 31.25 31.25], 'FaceColor',[1 1 1]);
rectangle('Position',[968.75 -687.5 31.25 31.25], 'FaceColor',[0 0 0]);
rectangle('Position',[875 -750 31.25 31.25], 'FaceColor',[0 0 0]);
rectangle('Position',[906.25 -750 31.25 31.25], 'FaceColor',[0 0 0]);
rectangle('Position',[968.75 -718.75 31.25 31.25], 'FaceColor',[0 0 0]);
rectangle('Position',[937.5 -750 31.25 31.25], 'FaceColor',[0 0 0]);
rectangle('Position',[968.75 -750 31.25 31.25], 'FaceColor',[0 0 0]);
rectangle('Position',[500 -781.25 31.25 31.25], 'FaceColor',[1 1 1]);
rectangle('Position',[500 -812.5 31.25 31.25], 'FaceColor',[1 1 1]);
rectangle('Position',[500 -843.75 31.25 31.25], 'FaceColor',[1 1 1]);
rectangle('Position',[500 -875 31.25 31.25], 'FaceColor',[1 1 1]);
rectangle('Position',[500 -906.25 31.25 31.25], 'FaceColor',[1 1 1]);
rectangle('Position',[500 -937.5 31.25 31.25], 'FaceColor',[1 1 1]);
rectangle('Position',[500 -968.75 31.25 31.25], 'FaceColor',[1 1 1]);
rectangle('Position',[500 -1000 31.25 31.25], 'FaceColor',[0 0 0]);
rectangle('Position',[531.25 -1000 31.25 31.25], 'FaceColor',[0 0 0]);
rectangle('Position',[625 -968.75 31.25 31.25], 'FaceColor',[1 1 1]);
rectangle('Position',[656.25 -968.75 31.25 31.25], 'FaceColor',[1 1 1]);
rectangle('Position',[625 -1000 31.25 31.25], 'FaceColor',[0 0 0]);
rectangle('Position',[656.25 -1000 31.25 31.25], 'FaceColor',[0 0 0]);
rectangle('Position',[687.5 -968.75 31.25 31.25], 'FaceColor',[1 1 1]);
rectangle('Position',[718.75 -968.75 31.25 31.25], 'FaceColor',[1 1 1]);
rectangle('Position',[687.5 -1000 31.25 31.25], 'FaceColor',[0 0 0]);
rectangle('Position',[718.75 -1000 31.25 31.25], 'FaceColor',[0 0 0]);
rectangle('Position',[750 -781.25 31.25 31.25], 'FaceColor',[0 0 0]);
rectangle('Position',[781.25 -781.25 31.25 31.25], 'FaceColor',[0 0 0]);
rectangle('Position',[750 -812.5 31.25 31.25], 'FaceColor',[1 1 1]);
rectangle('Position',[781.25 -812.5 31.25 31.25], 'FaceColor',[1 1 1]);
rectangle('Position',[812.5 -781.25 31.25 31.25], 'FaceColor',[0 0 0]);
rectangle('Position',[843.75 -781.25 31.25 31.25], 'FaceColor',[0 0 0]);
rectangle('Position',[812.5 -812.5 31.25 31.25], 'FaceColor',[1 1 1]);
rectangle('Position',[843.75 -812.5 31.25 31.25], 'FaceColor',[1 1 1]);
rectangle('Position',[875 -781.25 31.25 31.25], 'FaceColor',[0 0 0]);
rectangle('Position',[906.25 -781.25 31.25 31.25], 'FaceColor',[0 0 0]);
rectangle('Position',[875 -812.5 31.25 31.25], 'FaceColor',[1 1 1]);
rectangle('Position',[906.25 -812.5 31.25 31.25], 'FaceColor',[1 1 1]);
rectangle('Position',[937.5 -781.25 31.25 31.25], 'FaceColor',[0 0 0]);
rectangle('Position',[968.75 -781.25 31.25 31.25], 'FaceColor',[0 0 0]);
rectangle('Position',[937.5 -812.5 31.25 31.25], 'FaceColor',[1 1 1]);
rectangle('Position',[968.75 -812.5 31.25 31.25], 'FaceColor',[0 0 0]);
rectangle('Position',[937.5 -843.75 31.25 31.25], 'FaceColor',[1 1 1]);
rectangle('Position',[968.75 -843.75 31.25 31.25], 'FaceColor',[0 0 0]);
rectangle('Position',[937.5 -875 31.25 31.25], 'FaceColor',[1 1 1]);
rectangle('Position',[968.75 -875 31.25 31.25], 'FaceColor',[0 0 0]);
rectangle('Position',[750 -968.75 31.25 31.25], 'FaceColor',[1 1 1]);
rectangle('Position',[781.25 -968.75 31.25 31.25], 'FaceColor',[1 1 1]);
rectangle('Position',[750 -1000 31.25 31.25], 'FaceColor',[0 0 0]);
rectangle('Position',[781.25 -1000 31.25 31.25], 'FaceColor',[0 0 0]);
rectangle('Position',[812.5 -968.75 31.25 31.25], 'FaceColor',[1 1 1]);
rectangle('Position',[843.75 -968.75 31.25 31.25], 'FaceColor',[1 1 1]);
rectangle('Position',[812.5 -1000 31.25 31.25], 'FaceColor',[0 0 0]);
rectangle('Position',[843.75 -1000 31.25 31.25], 'FaceColor',[0 0 0]);
rectangle('Position',[937.5 -906.25 31.25 31.25], 'FaceColor',[1 1 1]);
rectangle('Position',[968.75 -906.25 31.25 31.25], 'FaceColor',[0 0 0]);
rectangle('Position',[937.5 -937.5 31.25 31.25], 'FaceColor',[1 1 1]);
rectangle('Position',[968.75 -937.5 31.25 31.25], 'FaceColor',[0 0 0]);
rectangle('Position',[875 -968.75 31.25 31.25], 'FaceColor',[1 1 1]);
rectangle('Position',[906.25 -968.75 31.25 31.25], 'FaceColor',[1 1 1]);
rectangle('Position',[875 -1000 31.25 31.25], 'FaceColor',[0 0 0]);
rectangle('Position',[906.25 -1000 31.25 31.25], 'FaceColor',[0 0 0]);
rectangle('Position',[937.5 -968.75 31.25 31.25], 'FaceColor',[1 1 1]);
rectangle('Position',[968.75 -968.75 31.25 31.25], 'FaceColor',[0 0 0]);
rectangle('Position',[937.5 -1000 31.25 31.25], 'FaceColor',[0 0 0]);
rectangle('Position',[968.75 -1000 31.25 31.25], 'FaceColor',[0 0 0]);
rectangle('Position',[187.5 -46.875 15.625 15.625], 'FaceColor',[1 1 1]);
rectangle('Position',[203.125 -46.875 15.625 15.625], 'FaceColor',[0 0 0]);
rectangle('Position',[187.5 -62.5 15.625 15.625], 'FaceColor',[1 1 1]);
rectangle('Position',[203.125 -62.5 15.625 15.625], 'FaceColor',[0 0 0]);
rectangle('Position',[187.5 -78.125 15.625 15.625], 'FaceColor',[1 1 1]);
rectangle('Position',[203.125 -78.125 15.625 15.625], 'FaceColor',[0 0 0]);
rectangle('Position',[187.5 -93.75 15.625 15.625], 'FaceColor',[1 1 1]);
rectangle('Position',[203.125 -93.75 15.625 15.625], 'FaceColor',[0 0 0]);
rectangle('Position',[187.5 -109.375 15.625 15.625], 'FaceColor',[1 1 1]);
rectangle('Position',[203.125 -109.375 15.625 15.625], 'FaceColor',[0 0 0]);
rectangle('Position',[187.5 -125 15.625 15.625], 'FaceColor',[1 1 1]);
rectangle('Position',[203.125 -125 15.625 15.625], 'FaceColor',[0 0 0]);
rectangle('Position',[187.5 -140.625 15.625 15.625], 'FaceColor',[1 1 1]);
rectangle('Position',[203.125 -140.625 15.625 15.625], 'FaceColor',[0 0 0]);
rectangle('Position',[187.5 -156.25 15.625 15.625], 'FaceColor',[1 1 1]);
rectangle('Position',[203.125 -156.25 15.625 15.625], 'FaceColor',[0 0 0]);
rectangle('Position',[187.5 -171.875 15.625 15.625], 'FaceColor',[1 1 1]);
rectangle('Position',[203.125 -171.875 15.625 15.625], 'FaceColor',[0 0 0]);
rectangle('Position',[187.5 -187.5 15.625 15.625], 'FaceColor',[1 1 1]);
rectangle('Position',[203.125 -187.5 15.625 15.625], 'FaceColor',[0 0 0]);
rectangle('Position',[187.5 -203.125 15.625 15.625], 'FaceColor',[1 1 1]);
rectangle('Position',[203.125 -203.125 15.625 15.625], 'FaceColor',[0 0 0]);
rectangle('Position',[187.5 -218.75 15.625 15.625], 'FaceColor',[1 1 1]);
rectangle('Position',[203.125 -218.75 15.625 15.625], 'FaceColor',[0 0 0]);
rectangle('Position',[187.5 -234.375 15.625 15.625], 'FaceColor',[1 1 1]);
rectangle('Position',[203.125 -234.375 15.625 15.625], 'FaceColor',[0 0 0]);
rectangle('Position',[187.5 -250 15.625 15.625], 'FaceColor',[1 1 1]);
rectangle('Position',[203.125 -250 15.625 15.625], 'FaceColor',[0 0 0]);
rectangle('Position',[437.5 -46.875 15.625 15.625], 'FaceColor',[0 0 0]);
rectangle('Position',[453.125 -46.875 15.625 15.625], 'FaceColor',[1 1 1]);
rectangle('Position',[437.5 -62.5 15.625 15.625], 'FaceColor',[0 0 0]);
rectangle('Position',[453.125 -62.5 15.625 15.625], 'FaceColor',[1 1 1]);
rectangle('Position',[437.5 -78.125 15.625 15.625], 'FaceColor',[0 0 0]);
rectangle('Position',[453.125 -78.125 15.625 15.625], 'FaceColor',[1 1 1]);
rectangle('Position',[437.5 -93.75 15.625 15.625], 'FaceColor',[0 0 0]);
rectangle('Position',[453.125 -93.75 15.625 15.625], 'FaceColor',[1 1 1]);
rectangle('Position',[437.5 -109.375 15.625 15.625], 'FaceColor',[0 0 0]);
rectangle('Position',[453.125 -109.375 15.625 15.625], 'FaceColor',[1 1 1]);
rectangle('Position',[437.5 -125 15.625 15.625], 'FaceColor',[0 0 0]);
rectangle('Position',[453.125 -125 15.625 15.625], 'FaceColor',[1 1 1]);
rectangle('Position',[437.5 -140.625 15.625 15.625], 'FaceColor',[0 0 0]);
rectangle('Position',[453.125 -140.625 15.625 15.625], 'FaceColor',[1 1 1]);
rectangle('Position',[437.5 -156.25 15.625 15.625], 'FaceColor',[0 0 0]);
rectangle('Position',[453.125 -156.25 15.625 15.625], 'FaceColor',[1 1 1]);
rectangle('Position',[437.5 -171.875 15.625 15.625], 'FaceColor',[0 0 0]);
rectangle('Position',[453.125 -171.875 15.625 15.625], 'FaceColor',[1 1 1]);
rectangle('Position',[437.5 -187.5 15.625 15.625], 'FaceColor',[0 0 0]);
rectangle('Position',[453.125 -187.5 15.625 15.625], 'FaceColor',[1 1 1]);
rectangle('Position',[437.5 -203.125 15.625 15.625], 'FaceColor',[0 0 0]);
rectangle('Position',[453.125 -203.125 15.625 15.625], 'FaceColor',[1 1 1]);
rectangle('Position',[437.5 -218.75 15.625 15.625], 'FaceColor',[0 0 0]);
rectangle('Position',[453.125 -218.75 15.625 15.625], 'FaceColor',[1 1 1]);
rectangle('Position',[437.5 -234.375 15.625 15.625], 'FaceColor',[0 0 0]);
rectangle('Position',[453.125 -234.375 15.625 15.625], 'FaceColor',[1 1 1]);
rectangle('Position',[437.5 -250 15.625 15.625], 'FaceColor',[0 0 0]);
rectangle('Position',[453.125 -250 15.625 15.625], 'FaceColor',[1 1 1]);
rectangle('Position',[218.75 -453.125 15.625 15.625], 'FaceColor',[1 1 1]);
rectangle('Position',[234.375 -453.125 15.625 15.625], 'FaceColor',[1 1 1]);
rectangle('Position',[218.75 -468.75 15.625 15.625], 'FaceColor',[0 0 0]);
rectangle('Position',[234.375 -468.75 15.625 15.625], 'FaceColor',[0 0 0]);
rectangle('Position',[250 -453.125 15.625 15.625], 'FaceColor',[1 1 1]);
rectangle('Position',[265.625 -453.125 15.625 15.625], 'FaceColor',[1 1 1]);
rectangle('Position',[250 -468.75 15.625 15.625], 'FaceColor',[0 0 0]);
rectangle('Position',[265.625 -468.75 15.625 15.625], 'FaceColor',[0 0 0]);
rectangle('Position',[531.25 -703.125 15.625 15.625], 'FaceColor',[1 1 1]);
rectangle('Position',[546.875 -703.125 15.625 15.625], 'FaceColor',[0 0 0]);
rectangle('Position',[531.25 -718.75 15.625 15.625], 'FaceColor',[1 1 1]);
rectangle('Position',[546.875 -718.75 15.625 15.625], 'FaceColor',[0 0 0]);
rectangle('Position',[531.25 -734.375 15.625 15.625], 'FaceColor',[1 1 1]);
rectangle('Position',[546.875 -734.375 15.625 15.625], 'FaceColor',[0 0 0]);
rectangle('Position',[531.25 -750 15.625 15.625], 'FaceColor',[1 1 1]);
rectangle('Position',[546.875 -750 15.625 15.625], 'FaceColor',[0 0 0]);
rectangle('Position',[750 -703.125 15.625 15.625], 'FaceColor',[1 1 1]);
rectangle('Position',[765.625 -703.125 15.625 15.625], 'FaceColor',[1 1 1]);
rectangle('Position',[750 -718.75 15.625 15.625], 'FaceColor',[0 0 0]);
rectangle('Position',[765.625 -718.75 15.625 15.625], 'FaceColor',[0 0 0]);
rectangle('Position',[781.25 -703.125 15.625 15.625], 'FaceColor',[1 1 1]);
rectangle('Position',[796.875 -703.125 15.625 15.625], 'FaceColor',[1 1 1]);
rectangle('Position',[781.25 -718.75 15.625 15.625], 'FaceColor',[0 0 0]);
rectangle('Position',[796.875 -718.75 15.625 15.625], 'FaceColor',[0 0 0]);
rectangle('Position',[812.5 -703.125 15.625 15.625], 'FaceColor',[1 1 1]);
rectangle('Position',[828.125 -703.125 15.625 15.625], 'FaceColor',[1 1 1]);
rectangle('Position',[812.5 -718.75 15.625 15.625], 'FaceColor',[0 0 0]);
rectangle('Position',[828.125 -718.75 15.625 15.625], 'FaceColor',[0 0 0]);
rectangle('Position',[843.75 -703.125 15.625 15.625], 'FaceColor',[1 1 1]);
rectangle('Position',[859.375 -703.125 15.625 15.625], 'FaceColor',[1 1 1]);
rectangle('Position',[843.75 -718.75 15.625 15.625], 'FaceColor',[0 0 0]);
rectangle('Position',[859.375 -718.75 15.625 15.625], 'FaceColor',[0 0 0]);
rectangle('Position',[875 -703.125 15.625 15.625], 'FaceColor',[1 1 1]);
rectangle('Position',[890.625 -703.125 15.625 15.625], 'FaceColor',[1 1 1]);
rectangle('Position',[875 -718.75 15.625 15.625], 'FaceColor',[0 0 0]);
rectangle('Position',[890.625 -718.75 15.625 15.625], 'FaceColor',[0 0 0]);
rectangle('Position',[906.25 -703.125 15.625 15.625], 'FaceColor',[1 1 1]);
rectangle('Position',[921.875 -703.125 15.625 15.625], 'FaceColor',[1 1 1]);
rectangle('Position',[906.25 -718.75 15.625 15.625], 'FaceColor',[0 0 0]);
rectangle('Position',[921.875 -718.75 15.625 15.625], 'FaceColor',[0 0 0]);
rectangle('Position',[937.5 -703.125 15.625 15.625], 'FaceColor',[1 1 1]);
rectangle('Position',[953.125 -703.125 15.625 15.625], 'FaceColor',[1 1 1]);
rectangle('Position',[937.5 -718.75 15.625 15.625], 'FaceColor',[0 0 0]);
rectangle('Position',[953.125 -718.75 15.625 15.625], 'FaceColor',[0 0 0]);
rectangle('Position',[531.25 -765.625 15.625 15.625], 'FaceColor',[1 1 1]);
rectangle('Position',[546.875 -765.625 15.625 15.625], 'FaceColor',[0 0 0]);
rectangle('Position',[531.25 -781.25 15.625 15.625], 'FaceColor',[1 1 1]);
rectangle('Position',[546.875 -781.25 15.625 15.625], 'FaceColor',[0 0 0]);
rectangle('Position',[531.25 -796.875 15.625 15.625], 'FaceColor',[1 1 1]);
rectangle('Position',[546.875 -796.875 15.625 15.625], 'FaceColor',[0 0 0]);
rectangle('Position',[531.25 -812.5 15.625 15.625], 'FaceColor',[1 1 1]);
rectangle('Position',[546.875 -812.5 15.625 15.625], 'FaceColor',[0 0 0]);
rectangle('Position',[531.25 -828.125 15.625 15.625], 'FaceColor',[1 1 1]);
rectangle('Position',[546.875 -828.125 15.625 15.625], 'FaceColor',[0 0 0]);
rectangle('Position',[531.25 -843.75 15.625 15.625], 'FaceColor',[1 1 1]);
rectangle('Position',[546.875 -843.75 15.625 15.625], 'FaceColor',[0 0 0]);
rectangle('Position',[531.25 -859.375 15.625 15.625], 'FaceColor',[1 1 1]);
rectangle('Position',[546.875 -859.375 15.625 15.625], 'FaceColor',[0 0 0]);
rectangle('Position',[531.25 -875 15.625 15.625], 'FaceColor',[1 1 1]);
rectangle('Position',[546.875 -875 15.625 15.625], 'FaceColor',[0 0 0]);
rectangle('Position',[531.25 -890.625 15.625 15.625], 'FaceColor',[1 1 1]);
rectangle('Position',[546.875 -890.625 15.625 15.625], 'FaceColor',[0 0 0]);
rectangle('Position',[531.25 -906.25 15.625 15.625], 'FaceColor',[1 1 1]);
rectangle('Position',[546.875 -906.25 15.625 15.625], 'FaceColor',[0 0 0]);
rectangle('Position',[531.25 -921.875 15.625 15.625], 'FaceColor',[1 1 1]);
rectangle('Position',[546.875 -921.875 15.625 15.625], 'FaceColor',[0 0 0]);
rectangle('Position',[531.25 -937.5 15.625 15.625], 'FaceColor',[1 1 1]);
rectangle('Position',[546.875 -937.5 15.625 15.625], 'FaceColor',[0 0 0]);
rectangle('Position',[531.25 -953.125 15.625 15.625], 'FaceColor',[1 1 1]);
rectangle('Position',[546.875 -953.125 15.625 15.625], 'FaceColor',[0 0 0]);
rectangle('Position',[531.25 -968.75 15.625 15.625], 'FaceColor',[1 1 1]);
rectangle('Position',[546.875 -968.75 15.625 15.625], 'FaceColor',[0 0 0]);
X=[933.333,906.25,906.25,906.25,812.5,812.5,718.75,671.875,640.625,609.375,578.125,546.875,515.625,484.375,453.125,406.25,343.75,281.25,187.5,93.75,156.25,93.75,66.6667];
Y=[-66.6667,-93.75,-156.25,-218.75,-312.5,-437.5,-468.75,-515.625,-546.875,-546.875,-546.875,-546.875,-546.875,-546.875,-546.875,-531.25,-468.75,-406.25,-312.5,-218.75,-156.25,-93.75,-66.6667];
hold on;
plot(X,Y,'r');
plot(X,Y,'bo');
legend('3127.56','Location','southoutside');
